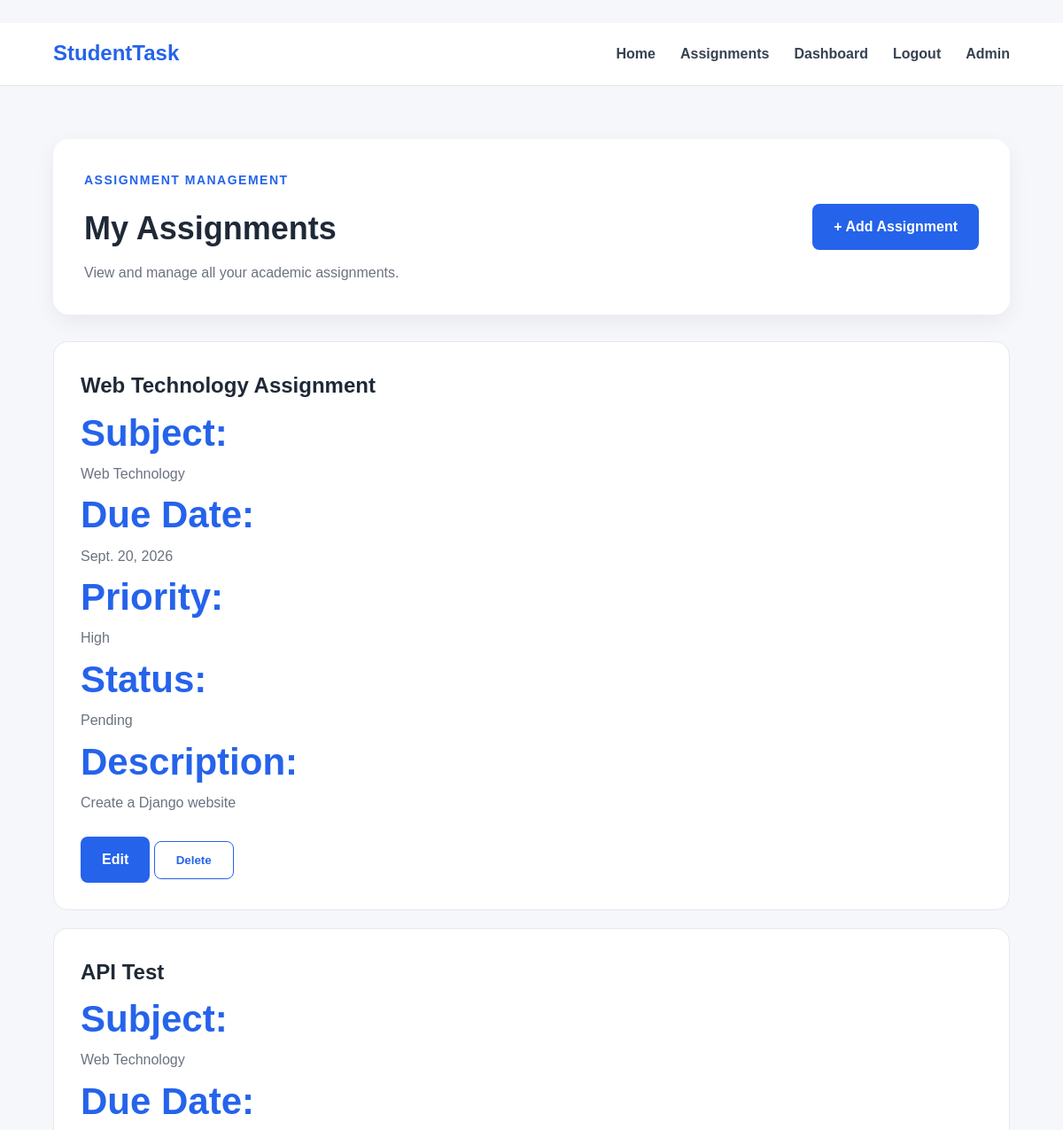
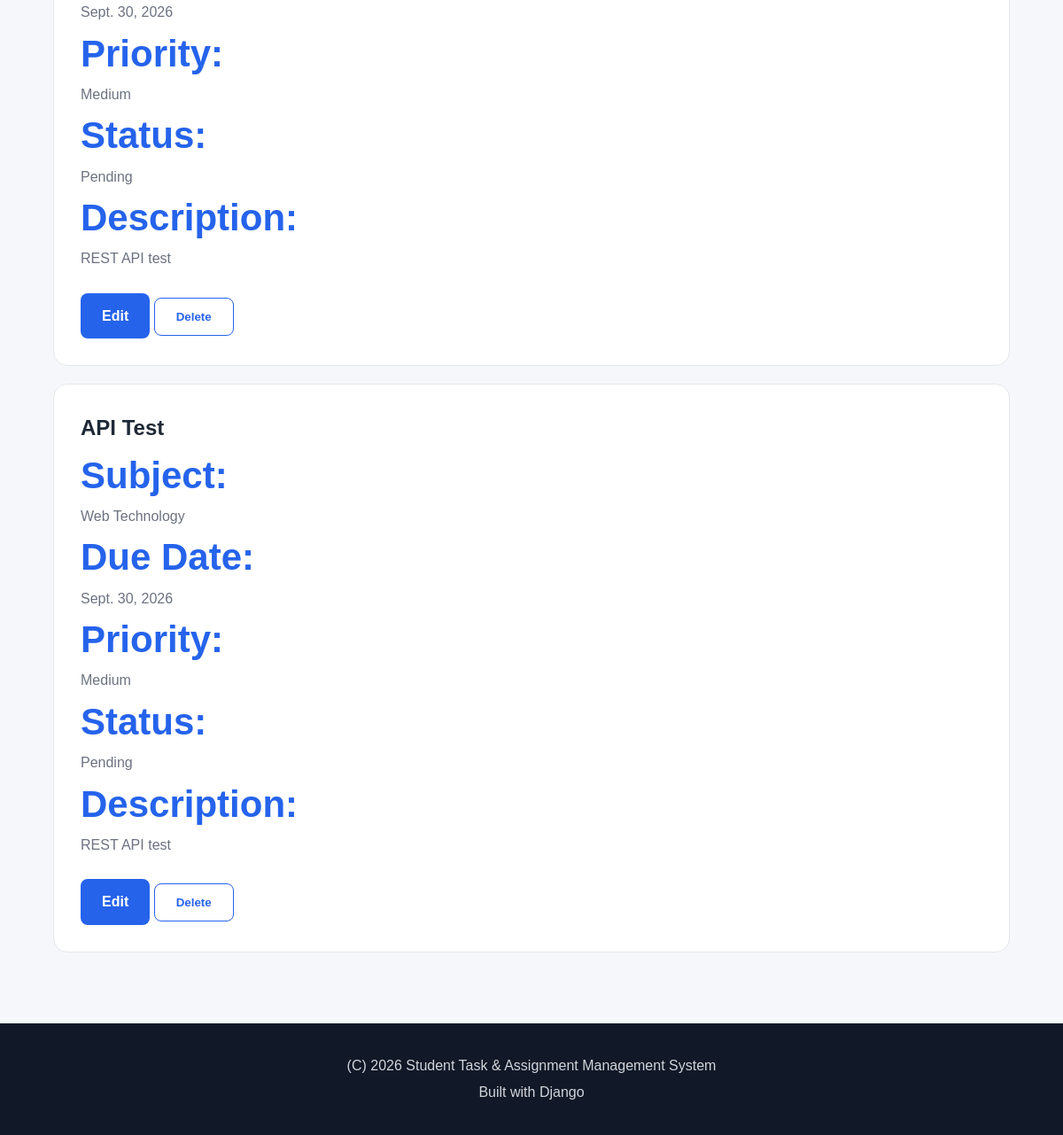
The app's page /assignments/ (signed in) with its own data (2 pictures, top to bottom).
### assignments/models.py (models this page shows, shortened)
class Assignment(models.Model):
    PRIORITY_CHOICES = [
        ('Low', 'Low'),
        ('Medium', 'Medium'),
        ('High', 'High'),
    ]
    STATUS_CHOICES = [
        ('Pending', 'Pending'),
        ('In Progress', 'In Progress'),
        ('Completed', 'Completed'),
    ]
    user = models.ForeignKey(User, on_delete=models.CASCADE)
    title = models.CharField(max_length=200)
    subject = models.CharField(max_length=100)
    description = models.TextField(blank=True)
    due_date = models.DateField()
    priority = models.CharField(
        max_length=10,
        choices=PRIORITY_CHOICES,
        default='Medium'
    )
    status = models.CharField(
        max_length=20,
        choices=STATUS_CHOICES,
        default='Pending'
    )
    created_at = models.DateTimeField(auto_now_add=True)

### assignments/views.py (the view)
# urls.py: path('assignments/', views.assignment_list, name='assignment_list'),
def assignment_list(request):
    if not request.user.is_authenticated:
        return redirect('login')
    assignments = Assignment.objects.filter(
        user=request.user
    ).order_by('due_date')
    return render(
        request,
        'assignments/assignment_list.html',
        {
            'assignments': assignments
        }
    )

### assignments/templates/assignments/assignment_list.html (shortened to what this page needs)
{% extends 'assignments/base.html' %}
{% block content %}
<section class="dashboard-section">
    <div class="container">
        <div class="dashboard-header">
            <div>
                <p class="welcome">ASSIGNMENT MANAGEMENT</p>
                <h1>My Assignments</h1>
                <p>View and manage all your academic assignments.</p>
            </div>
            <a href="{% url 'add_assignment' %}" class="btn btn-primary">
                + Add Assignment
            </a>
        </div>
        {% if assignments %}
            {% for assignment in assignments %}
                <div class="dashboard-card" style="margin-bottom: 20px;">
                    <h2>{{ assignment.title }}</h2>
                    <p>
                        <strong>Subject:</strong>
                        {{ assignment.subject }}
                    </p>
                    <p>
                        <strong>Due Date:</strong>
                        {{ assignment.due_date }}
                    </p>
                    <p>
                        <strong>Priority:</strong>
                        {{ assignment.priority }}
                    </p>
                    <p>
                        <strong>Status:</strong>
                        {{ assignment.status }}
                    </p>
                    {% if assignment.description %}
                        <p>
                            <strong>Description:</strong>
                            {{ assignment.description }}
                        </p>
                    {% endif %}
                    <br>
                    <a
                        href="{% url 'edit_assignment' assignment.id %}"
                        class="btn btn-primary"
                    >
                        Edit
                    </a>
                    <form
                        method="POST"
                        action="{% url 'delete_assignment' assignment.id %}"
                        style="display:inline;"
                    >
                        <button
                            type="submit"
                            class="btn btn-secondary"
                            onclick="return confirm('Are you sure you want to delete this assignment?');"
                        >
                            Delete
                        </button>
                    </form>
                </div>
            {% endfor %}
        {% endif %}
    </div>
</section>
{% endblock %}

### assignments/templates/assignments/base.html (shortened to what this page needs)
﻿{% load static %}
<!DOCTYPE html>
<html lang="en">
<head>
    <link rel="stylesheet" href="{% static 'assignments/css/style.css' %}">
</head>
<body>
    <header class="navbar">
        <div class="container navbar-content">
            <a href="{% url 'home' %}" class="logo">
                StudentTask
            </a>
            <nav>
                <a href="{% url 'home' %}">Home</a>
                {% if user.is_authenticated %}
                    <a href="{% url 'assignment_list' %}">Assignments</a>
                    <a href="{% url 'dashboard' %}">Dashboard</a>
                    <a href="{% url 'logout' %}">Logout</a>
                {% else %}
                    <a href="{% url 'login' %}">Login</a>
                    <a href="{% url 'register' %}">Register</a>
                {% endif %}
                <a href="/admin/">Admin</a>
            </nav>
        </div>
    </header>
    <main>
        {% block content %}
        {% endblock %}
    </main>
    <footer>
        <div class="container">
            <p>(C) 2026 Student Task & Assignment Management System</p>
            <p>Built with Django</p>
        </div>
    </footer>
</body>
</html>

### assignments/static/assignments/css/style.css (style rules this page uses)
* { margin: 0; padding: 0; box-sizing: border-box; }
body { font-family: Arial, Helvetica, sans-serif; background: #f5f7fb; color: #1f2937; line-height: 1.6; }
.container { width: 90%; max-width: 1200px; margin: auto; }
.navbar { background: white; border-bottom: 1px solid #e5e7eb; position: sticky; top: 0; z-index: 100; }
.navbar-content { min-height: 70px; display: flex; align-items: center; justify-content: space-between; }
.logo { font-size: 24px; font-weight: 800; text-decoration: none; color: #2563eb; }
nav { display: flex; gap: 28px; }
nav a { color: #374151; text-decoration: none; font-weight: 600; }
.welcome { color: #2563eb; font-weight: 700; font-size: 14px; letter-spacing: 1.5px; margin-bottom: 15px; }
.btn { padding: 13px 24px; border-radius: 8px; text-decoration: none; font-weight: 700; display: inline-block; }
.btn-primary { background: #2563eb; color: white; }
.btn-secondary { background: white; color: #2563eb; border: 1px solid #2563eb; }
footer { background: #111827; color: #d1d5db; padding: 30px 0; text-align: center; }
footer p { margin: 5px; }
.dashboard-section { padding: 60px 0; min-height: 75vh; }
.dashboard-header { background: white; padding: 35px; border-radius: 18px; display: flex; justify-content: space-between; align-items: center; margin-bottom: 30px; box-shadow: 0 8px 25px rgba(0, 0, 0, 0.06); }
.dashboard-header h1 { font-size: 36px; margin-bottom: 8px; }
.dashboard-header p:last-child { color: #6b7280; }
.dashboard-card { background: white; padding: 30px; border-radius: 16px; border: 1px solid #e5e7eb; }
.dashboard-card strong { display: block; font-size: 42px; color: #2563eb; }
.dashboard-card p { color: #6b7280; }

### records on screen
Assignment: title "Web Technology Assignment", subject "Web Technology", due_date "Sept. 20, 2026", priority "High", status "Pending", description "Create a Django website"
Assignment: title "API Test", subject "Web Technology", due_date "Sept. 30, 2026", priority "Medium", status "Pending", description "REST API test"
Assignment: title "API Test", subject "Web Technology", due_date "Sept. 30, 2026", priority "Medium", status "Pending", description "REST API test"
